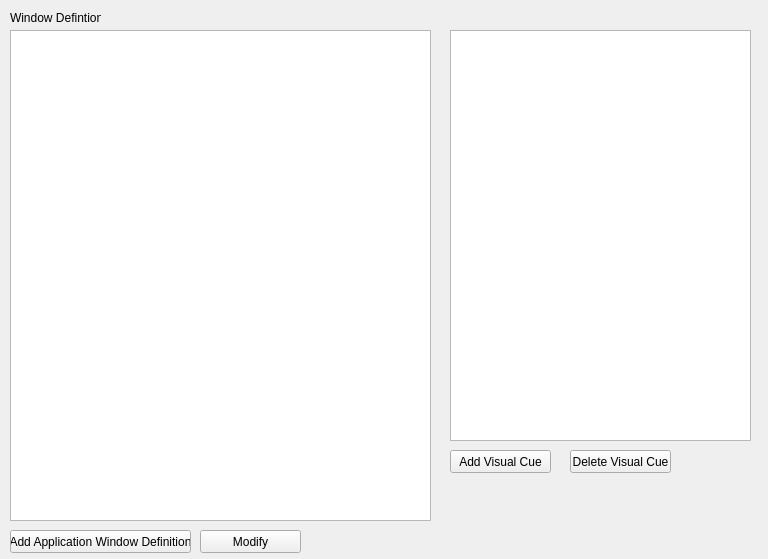
<?xml version="1.0" encoding="UTF-8"?>
<ui version="4.0">
 <class>winconf</class>
 <widget class="QWidget" name="winconf">
  <property name="geometry">
   <rect>
    <x>0</x>
    <y>0</y>
    <width>768</width>
    <height>559</height>
   </rect>
  </property>
  <property name="windowTitle">
   <string>Window Definition Configuration</string>
  </property>
  <widget class="QTreeView" name="treeView">
   <property name="geometry">
    <rect>
     <x>10</x>
     <y>30</y>
     <width>421</width>
     <height>491</height>
    </rect>
   </property>
   <property name="animated">
    <bool>true</bool>
   </property>
   <property name="headerHidden">
    <bool>true</bool>
   </property>
   <attribute name="headerVisible">
    <bool>false</bool>
   </attribute>
  </widget>
  <widget class="QLabel" name="label_2">
   <property name="geometry">
    <rect>
     <x>10</x>
     <y>10</y>
     <width>91</width>
     <height>16</height>
    </rect>
   </property>
   <property name="text">
    <string>Window Defintion</string>
   </property>
  </widget>
  <widget class="QTableView" name="tableView">
   <property name="geometry">
    <rect>
     <x>450</x>
     <y>30</y>
     <width>301</width>
     <height>411</height>
    </rect>
   </property>
   <attribute name="verticalHeaderVisible">
    <bool>false</bool>
   </attribute>
  </widget>
  <widget class="QPushButton" name="pushButton">
   <property name="geometry">
    <rect>
     <x>10</x>
     <y>530</y>
     <width>181</width>
     <height>23</height>
    </rect>
   </property>
   <property name="text">
    <string>Add Application Window Definition</string>
   </property>
  </widget>
  <widget class="QPushButton" name="pushButton_2">
   <property name="geometry">
    <rect>
     <x>200</x>
     <y>530</y>
     <width>101</width>
     <height>23</height>
    </rect>
   </property>
   <property name="text">
    <string>Modify</string>
   </property>
  </widget>
  <widget class="QPushButton" name="pushButton_3">
   <property name="geometry">
    <rect>
     <x>450</x>
     <y>450</y>
     <width>101</width>
     <height>23</height>
    </rect>
   </property>
   <property name="text">
    <string>Add Visual Cue</string>
   </property>
  </widget>
  <widget class="QPushButton" name="pushButton_4">
   <property name="geometry">
    <rect>
     <x>570</x>
     <y>450</y>
     <width>101</width>
     <height>23</height>
    </rect>
   </property>
   <property name="text">
    <string>Delete Visual Cue</string>
   </property>
  </widget>
 </widget>
 <resources/>
 <connections/>
</ui>
